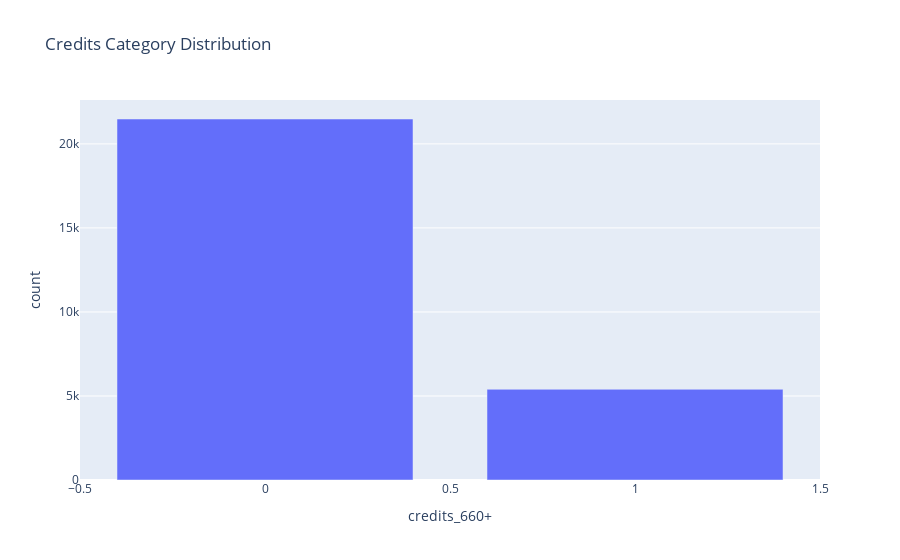

Notebook cell for this chart:
### Code cell
def read_data():
    df_credits = pd.read_csv('../data/User Credits Student Access.csv', encoding='utf-8')
    df_atlas = pd.read_csv('../data/Atlas Cechu Student Access.csv', encoding='utf-8')
    df_payments = pd.read_csv('../data/Payments Student Access.csv', encoding='utf-8')
    return df_credits, df_atlas, df_payments

def data_cleaning(df_credits, df_payments):
    df_c_negative = df_credits[df_credits['credits']<0]
    df_credits[df_credits.user.isin(df_c_negative.user) == True]

    # IDK what I'm doing with payments
    df_payments[df_payments.user.isin(df_c_negative.user)==True].sort_values(['user','created_at'])
    df_payments.state.unique()
    df_payments[df_payments.user=='STUD54678']
    df_credits[df_credits.user=='STUD54678']

    df_credits_cleaned = df_credits[df_credits['credits']>0]
    df_payments_cleaned = df_payments[df_payments['user'].notna()] # we threw out from payments 2345 observations

    return df_credits_cleaned, df_payments_cleaned

def get_merged_table():
    df_credits, df_atlas, df_payments = read_data()
    _, df_payments_cleaned = data_cleaning(df_credits, df_payments)
    df_merge_full = pd.merge(df_payments_cleaned, df_atlas, how='inner', left_on='user', right_on='user_id')
    df_merge_full.rename(columns={'credits_x':'credits_payments', 'credits_y':'credits_credits'})
    df_merge_full = pd.get_dummies(df_merge_full, columns=['type'], drop_first=True)
    df_merge_full = df_merge_full.astype({col: int for col in df_merge_full.select_dtypes(include='bool').columns})

    df_merge_full['created_at'] = pd.to_datetime(df_merge_full['created_at'])

    df_merge_full['day'] = df_merge_full['created_at'].dt.day
    df_merge_full['month'] = df_merge_full['created_at'].dt.month
    df_merge_full['year'] = df_merge_full['created_at'].dt.year
    df_merge_full['hour'] = df_merge_full['created_at'].dt.hour
    df_merge_full['weekday'] = df_merge_full['created_at'].dt.weekday


    df_merge_full = df_merge_full.drop(columns=['created_at'])
    return df_merge_full

df_merge_full = get_merged_table()

# split dataset into three categories
def get_split_values(df_merge_full, value:int):
    col_name = f'credits_{value}+'
    df_modeling = df_merge_full.drop(columns=['id', 'changed_at', 'user', 'batch', 'state', 'user_id'])
    df_modeling[col_name] = (df_modeling['credits'] > value).astype(int)
    df_modeling = df_modeling.drop(columns=['credits'])

    fig = px.bar(pd.DataFrame(df_modeling[col_name].value_counts().reset_index()), x=col_name, y='count', title='Credits Category Distribution')
    fig.show()
    
    df_modeling = df_modeling[df_modeling[col_name].isnull()==False] # clean data from null values
    return df_modeling, col_name

df_modeling, colname = get_split_values(df_merge_full, 660)


y = df_modeling[colname]
X = df_modeling.drop(columns=[colname])

def split_data(X, y, test_size=0.2, stratify=True, random_state=42):
    """
    Split data into training and testing sets with optional stratification.

    Args:
        X (pd.DataFrame): Feature matrix.
        y (pd.Series): Target variable.
        test_size (float): Proportion of data to use as test set.
        stratify (bool): Whether to stratify split based on y.
        random_state (int): Seed for reproducibility.

    Returns:
        Tuple: (X_train, X_test, y_train, y_test)s
    """
    return train_test_split(
        X,
        y,
        test_size=test_size,
        stratify=y if stratify else None,
        random_state=random_state
    )

X_train, X_test, y_train, y_test = train_test_split(X, y, stratify=y , train_size=0.8, random_state=42)

def get_smote_train(X_train, y_train):
    smote = SMOTE(random_state=42)
    X_train_smote, y_train_smote = smote.fit_resample(X_train, y_train)
    return X_train_smote, y_train_smote

X_train_smote, y_train_smote = get_smote_train(X_train, y_train)

### Figure 1 — Plotly figure (JSON) as saved in the notebook; plotly's stock layout.template omitted (floating-point values rounded to 4 significant figures)
{"data": [{"hovertemplate": "credits_660+=%{x}<br>count=%{y}<extra></extra>", "legendgroup": "", "marker": {"color": "#636efa", "pattern": {"shape": ""}}, "name": "", "orientation": "v", "showlegend": false, "textposition": "auto", "type": "bar", "x": [0, 1], "xaxis": "x", "y": [21482, 5397], "yaxis": "y"}], "layout": {"barmode": "relative", "legend": {"tracegroupgap": 0}, "title": {"text": "Credits Category Distribution"}, "xaxis": {"anchor": "y", "domain": [0, 1], "title": {"text": "credits_660+"}}, "yaxis": {"anchor": "x", "domain": [0, 1], "title": {"text": "count"}}}}
